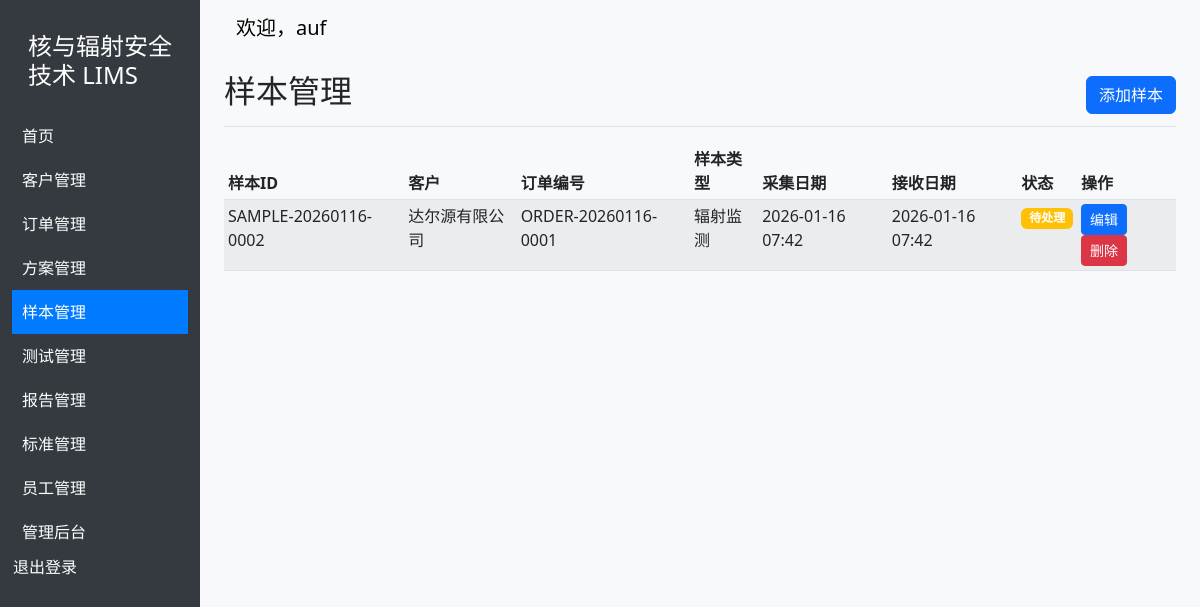
Screenshot of /samples/ (signed in) with the database file from the repository.
### core/models.py (models this page shows, shortened)
class Sample(models.Model):
    STATUS_CHOICES = [
        ('pending', '待处理'),
        ('in_progress', '处理中'),
        ('completed', '已完成'),
        ('cancelled', '已取消'),
    ]
    client = models.ForeignKey(Client, on_delete=models.CASCADE, verbose_name='客户')
    order = models.ForeignKey(Order, on_delete=models.CASCADE, null=True, verbose_name='订单')
    sample_type = models.ForeignKey(SampleType, on_delete=models.SET_NULL, null=True, verbose_name='样品类型')
    sample_id = models.CharField(max_length=50, unique=True, verbose_name='样品编号')
    collection_date = models.DateTimeField(verbose_name='采集日期')
    received_date = models.DateTimeField(auto_now_add=True, verbose_name='接收日期')
    status = models.CharField(max_length=20, choices=STATUS_CHOICES, default='pending', verbose_name='状态')
    created_by = models.ForeignKey(User, on_delete=models.SET_NULL, null=True, verbose_name='创建人')
    created_at = models.DateTimeField(auto_now_add=True, verbose_name='创建时间')
    updated_at = models.DateTimeField(auto_now=True, verbose_name='更新时间')
    class Meta:
        verbose_name = '样品'
        verbose_name_plural = '样品'

class Client(models.Model):
    name = models.CharField(max_length=255, verbose_name='客户名称')
    contact_person = models.CharField(max_length=255, verbose_name='联系人')
    email = models.EmailField(verbose_name='电子邮件')
    phone = models.CharField(max_length=20, verbose_name='电话')
    address = models.TextField(verbose_name='地址')
    created_by = models.ForeignKey(User, on_delete=models.SET_NULL, null=True, verbose_name='创建人')
    created_at = models.DateTimeField(auto_now_add=True, verbose_name='创建时间')
    updated_at = models.DateTimeField(auto_now=True, verbose_name='更新时间')
    class Meta:
        verbose_name = '客户'
        verbose_name_plural = '客户'

class Order(models.Model):
    STATUS_CHOICES = [
        ('pending', '待处理'),
        ('in_progress', '处理中'),
        ('completed', '已完成'),
        ('cancelled', '已取消'),
    ]
    order_id = models.CharField(max_length=50, unique=True, null=True, blank=True, verbose_name='订单编号')
    name = models.CharField(max_length=255, verbose_name='订单名称')
    description = models.TextField(blank=True, verbose_name='订单描述')
    client = models.ForeignKey(Client, on_delete=models.CASCADE, verbose_name='客户')
    status = models.CharField(max_length=20, choices=STATUS_CHOICES, default='pending', verbose_name='订单状态')
    created_by = models.ForeignKey(User, on_delete=models.SET_NULL, null=True, verbose_name='创建人')
    created_at = models.DateTimeField(auto_now_add=True, verbose_name='创建时间')
    updated_at = models.DateTimeField(auto_now=True, verbose_name='更新时间')
    class Meta:
        verbose_name = '订单'
        verbose_name_plural = '订单'

class SampleType(models.Model):
    name = models.CharField(max_length=255, verbose_name='类型名称')
    description = models.TextField(blank=True, verbose_name='类型描述')
    created_by = models.ForeignKey(User, on_delete=models.SET_NULL, null=True, verbose_name='创建人')
    created_at = models.DateTimeField(auto_now_add=True, verbose_name='创建时间')
    updated_at = models.DateTimeField(auto_now=True, verbose_name='更新时间')
    class Meta:
        verbose_name = '样品类型'
        verbose_name_plural = '样品类型'

### core/views.py (the view)
# urls.py: path('samples/', views.sample_list, name='sample_list'),
@login_required
def sample_list(request):
    samples = Sample.objects.all()
    return render(request, 'core/sample_list.html', {'samples': samples})

### core/templates/core/sample_list.html (shortened to what this page needs)
{% extends 'core/base.html' %}
{% block content %}
    <div class="d-flex justify-content-between flex-wrap flex-md-nowrap align-items-center pt-3 pb-2 mb-3 border-bottom">
        <h1 class="h2">样本管理</h1>
        <div class="btn-toolbar mb-2 mb-md-0">
            <a href="/admin/core/sample/add/" class="btn btn-primary">
                添加样本
            </a>
        </div>
    </div>
    <div class="table-responsive">
        <table class="table table-striped table-sm">
            <thead>
                <tr>
                    <th>样本ID</th>
                    <th>客户</th>
                    <th>订单编号</th>
                    <th>样本类型</th>
                    <th>采集日期</th>
                    <th>接收日期</th>
                    <th>状态</th>
                    <th>操作</th>
                </tr>
            </thead>
            <tbody>
                {% for sample in samples %}
                <tr>
                    <td>{{ sample.sample_id }}</td>
                    <td>{{ sample.client.name }}</td>
                    <td>{{ sample.order.order_id|default:'无订单' }}</td>
                    <td>{{ sample.sample_type.name }}</td>
                    <td>{{ sample.collection_date|date:"Y-m-d H:i" }}</td>
                    <td>{{ sample.received_date|date:"Y-m-d H:i" }}</td>
                    <td>
                        {% if sample.status == 'pending' %}
                            <span class="badge bg-warning">待处理</span>
                        {% elif sample.status == 'in_progress' %}
                            <span class="badge bg-info">处理中</span>
                        {% elif sample.status == 'completed' %}
                            <span class="badge bg-success">已完成</span>
                        {% elif sample.status == 'cancelled' %}
                            <span class="badge bg-danger">已取消</span>
                        {% endif %}
                    </td>
                    <td>
                        <a href="/admin/core/sample/{{ sample.id }}/change/" class="btn btn-sm btn-primary">编辑</a>
                        <form action="{% url 'sample_delete' sample.id %}" method="POST" style="display: inline;">
                            <button type="submit" class="btn btn-sm btn-danger" onclick="return confirm('确定要删除这个样品吗？');">删除</button>
                        </form>
                    </td>
                </tr>
                {% endfor %}
            </tbody>
        </table>
    </div>
{% endblock %}

### core/templates/core/base.html (shortened to what this page needs)
<!DOCTYPE html>
<html lang="zh-CN">
<head>
    {% load static %}
    <link rel="stylesheet" href="{% static 'css/bootstrap.min.css' %}">
</head>
<body>
    <div class="container-fluid">
        <div class="row">
            {% if user.is_authenticated %}
            <nav class="col-md-3 col-lg-2 d-md-block sidebar">
                <div class="position-sticky pt-3">
                    <h4 class="text-white p-3">核与辐射安全技术 LIMS</h4>
                    <ul class="nav flex-column">
                        <li class="nav-item">
                            <a class="nav-link {% if request.path == '/' %}active{% endif %}" href="{% url 'home' %}">
                                首页
                            </a>
                        </li>
                        <li class="nav-item">
                            <a class="nav-link {% if request.path == '/clients/' %}active{% endif %}" href="{% url 'client_list' %}">
                                客户管理
                            </a>
                        </li>
                        <li class="nav-item">
                            <a class="nav-link {% if request.path == '/orders/' %}active{% endif %}" href="{% url 'order_list' %}">
                                订单管理
                            </a>
                        </li>
                        <li class="nav-item">
                            <a class="nav-link {% if request.path == '/project_orders/' or '/project_orders/' in request.path %}active{% endif %}" href="{% url 'project_order_list' %}">
                                方案管理
                            </a>
                        </li>
                        <li class="nav-item">
                            <a class="nav-link {% if request.path == '/samples/' %}active{% endif %}" href="{% url 'sample_list' %}">
                                样本管理
                            </a>
                        </li>
                        <li class="nav-item">
                            <a class="nav-link {% if request.path == '/tests/' %}active{% endif %}" href="{% url 'test_list' %}">
                                测试管理
                            </a>
                        </li>
                        <li class="nav-item">
                            <a class="nav-link {% if request.path == '/reports/' %}active{% endif %}" href="{% url 'report_list' %}">
                                报告管理
                            </a>
                        </li>
                        <li class="nav-item">
                            <a class="nav-link {% if request.path == '/standards/' %}active{% endif %}" href="{% url 'standard_list' %}">
                                标准管理
                            </a>
                        </li>
                        <li class="nav-item">
                            <a class="nav-link {% if request.path == '/staff/' %}active{% endif %}" href="/staff/">
                                员工管理
                            </a>
                        </li>
                        {% if user.is_staff %}
                        <li class="nav-item">
                            <a class="nav-link" href="/admin/">
                                管理后台
                            </a>
                        </li>
                        {% endif %}
                        <li class="nav-item">
                            <form method="post" action="{% url 'logout' %}">
                                <button type="submit" class="nav-link btn btn-link text-white p-0">退出登录</button>
                            </form>
                        </li>
                    </ul>
                </div>
            </nav>
            {% endif %}
            <main class="col-md-9 ms-sm-auto col-lg-10 px-md-4">
                {% if user.is_authenticated %}
                <nav class="navbar navbar-expand-lg navbar-light bg-light">
                    <div class="container-fluid">
                        <div class="navbar-brand">欢迎，{{ user.username }}</div>
                    </div>
                </nav>
                {% endif %}
                {% block content %}
                {% endblock %}
            </main>
        </div>
    </div>
</body>
</html>

### core/templates/core/base.html (style rules this page uses)
body { background-color: #f8f9fa; }
.sidebar { min-height: 100vh; background-color: #343a40; }
.sidebar a { color: white; text-decoration: none; display: block; padding: 10px; }
.sidebar .active { background-color: #007bff; }

### rows the page displays
Sample: sample_id "SAMPLE-20260116-0002", client.name "达尔源有限公司", order.order_id "ORDER-20260116-0001", sample_type.name "辐射监测", collection_date "2026-01-16 07:42", received_date "2026-01-16 07:42", status "待处理"

### other values shown
{{ user.username }} "auf"
